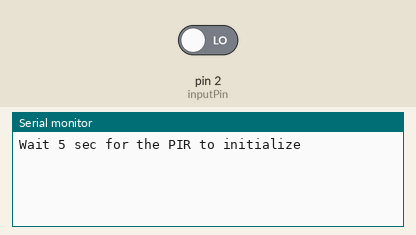
Bench run of a sketch on a simulated Arduino Uno, built with avr-gcc and run on an emulated ATmega328P. Parts: the last lines printed to the serial monitor. Inputs (shaded band) come from the test bench; at power-on: pin 2 (inputPin) LOW.

Above: at 1.4 s.
1.5 s: pin 2 (inputPin) driven HIGH
At 2.8 s:
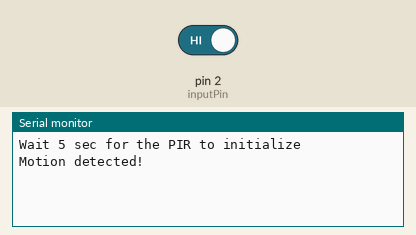
3.1 s: pin 2 (inputPin) driven LOW
At 4.4 s:
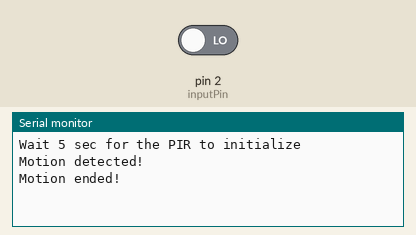

Measured:
- after the input at 1.5 s, the serial monitor: prints a new line after 0.15 s (image 1)
- after the input at 3.1 s, the serial monitor: prints a new line after 0.35 s (image 2)

The sketch:

m09_PIR.ino
```cpp
/*
Senzorul pir trebuie alimentat la 5v
VCC - > 5V (Arduino)
OUT - > 2 (Arduino pin digital)
GND -> GND
HIGH = 1
LOW = 0
*/

int inputPin = 2;
int pirState = LOW;
int val = 0;

void setup(){
  pinMode(inputPin, INPUT);
  Serial.begin(9600);
  Serial.println("Wait 5 sec for the PIR to initialize");
}
void loop(){
 val = digitalRead(inputPin);

 if(val == HIGH){
   delay(150);
   if (pirState == LOW) {
      Serial.println("Motion detected!");
      pirState = HIGH;
   }
 }
 else{
     delay(300);
     if(pirState == HIGH ){
       Serial.println("Motion ended!");
       pirState = LOW;
     }
   }

}
```
